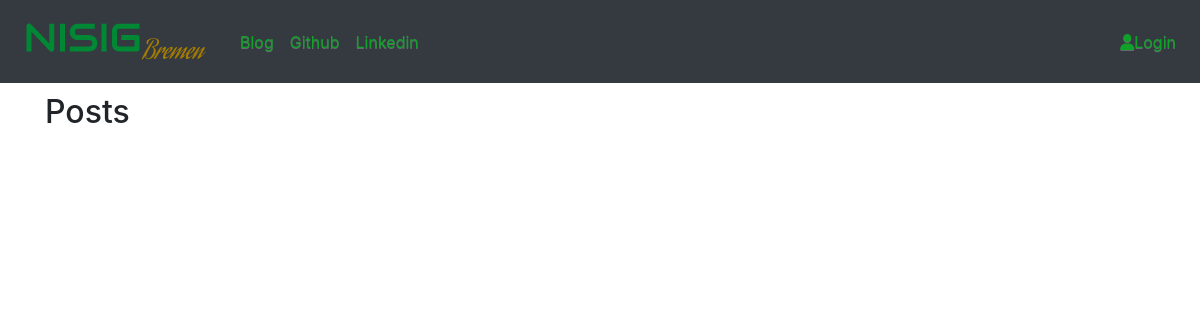
The app's page /, older data.
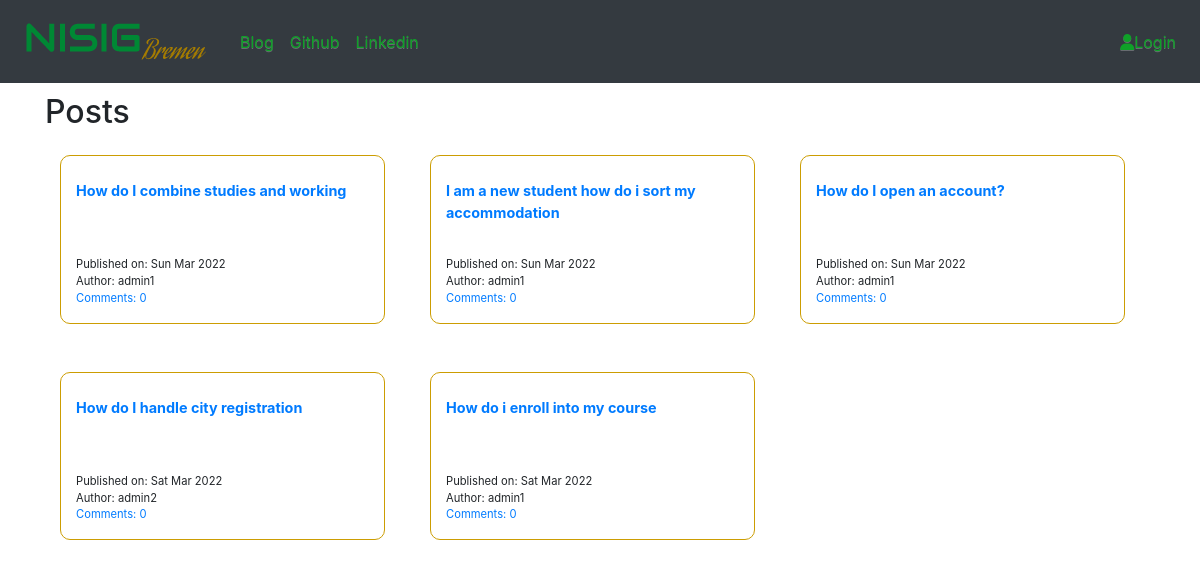
The same page, newer data.
### nsig_blog/models.py (models this page shows, shortened)
class Post(models.Model):
    author=models.ForeignKey(User, on_delete=models.CASCADE,null=True) # connects each author to an auth user
    published_date=models.DateTimeField(blank=True,null=True)
    title=models.CharField(max_length=200)
    create_date=models.DateTimeField(default=timezone.now)
    text=models.TextField()
    def approve_comments(self):
        return self.comments.filter(approved_comment=True)

### nsig_blog/views.py (the view)
# urls.py: path('',views.PostListView.as_view(),name='post_list'),
class PostListView (ListView):
    model=Post
    paginate_by = 6
    def get_queryset(self):
        return Post.objects.filter(published_date__lte=timezone.now()).order_by('-published_date')

### nsig_blog/templates/nsig_blog/post_list.html (shortened to what this page needs)
{% extends "nsig_blog/base.html" %}
{% block bodyblk %}
<h2>Posts</h2>
<div class="postlist-con row">
    {% for post in post_list %}
    <div class="col-lg-4 col-md-6 col-sm-12 mb-5">
        <div class="postlist-bs">
            <p class="postlist-titl mt-4"><a href="{% url 'post_detail' pk=post.pk %}">{{ post.title }}</a></p>
            <div >
                <p class="postlist-p"> Published on: {{ post.published_date|date:"D M Y" }} <br> Author: {{ post.author}} <br>
                <a href="{% url 'post_detail' pk=post.pk %}" >Comments: {{ post.approve_comments.count }}</a>
            </p>
            </div>
        </div>
    </div>
    {% endfor %}
</div>
{% endblock %}

### nsig_blog/templates/nsig_blog/base.html (shortened to what this page needs)
<!DOCTYPE html>
{% load static %}
<html lang="en">
<head>
    <link rel="stylesheet" href="//cdn.jsdelivr.net/npm/medium-editor@latest/dist/css/medium-editor.min.css" type="text/css" media="screen" charset="utf-8">
    <link rel="stylesheet" href="https://stackpath.bootstrapcdn.com/bootstrap/4.4.1/css/bootstrap.min.css">
    <link rel="stylesheet" href="https://maxcdn.bootstrapcdn.com/bootstrap/3.3.7/css/bootstrap-theme.min.css">
    <link rel="stylesheet" href="{% static 'css/nsig_blog.css' %}">
    <link rel="stylesheet" href="https://cdnjs.cloudflare.com/ajax/libs/font-awesome/6.0.0/css/all.min.css">
</head>
<body class="">
    <nav class="navbar navbar-expand-lg navbar-dark bg-dark  techfont loader" style="background-color: #e3f2fd;">
        <a href="{% url 'post_list' %}" class="navbar-brand bigbrand"><img src="{% static 'logo/download.png' %}" alt="NSIG Bremen Logo"></a>
        <div class="collapse navbar-collapse" id="navbarNav">
            <ul class="navbar-nav mr-auto">
                <li class="nav-item active" ><a href="{% url 'post_list' %}" class="nav-link navtex navtex">Blog</a></li>
                <li class="nav-item"><a href="https://github.com/david13pod" class="nav-link navtex">Github</a></li>
                <li class="nav-item"><a href="https://www.linkedin.com/in/oluwapelumi-o-296805a1/" class="nav-link navtex">Linkedin</a></li>
            </ul>
            <ul class="navbar-nav ml-auto">
                {% if user.is_authenticated %}
                <li>
                    <a class="nav-link navtex" href="{% url 'post_new' %}">New Post</a>
                </li>
                <li>
                    <a class="nav-link navtex" href="{% url 'post_draft' %}">Drafts</a>
                </li>
                <li>
                    <a class="nav-link navtex" href="{% url 'nsig_blog_logout' %}">Log out</a>
                </li>
                <li>
                    <a class="nav-link navtex" >Welcome: {{user.username}}</a>
                </li>
                {% else %}
                <li class="nav-item">
                    <a class="nav-link navtex" href="{% url 'nsig_blog_login' %}"><i class="fa-solid fa-user"></i>Login</a>
                </li>
                {% endif %}
            </ul>
        </div>
    </nav>
    <div class="content container">
        <div class="row">
            <div class="col">
              <div class="blog_posts">
                {% block bodyblk %}
                {% endblock %}
              </div>
            </div>
        </div>
    </div>
</body>
</html>

### nsig_blog/static/css/nsig_blog.css (style rules this page uses)
.loader { filter:hue-rotate(0deg); color: linear-gradient(45deg,#0f8,#08f); animation:hue 5000ms infinite linear; }
body { font-size: 16px; }
.container { width: 100%; }
.techfont { font-size: 1.0em; margin-bottom: 10px; }
.navtex { color: #0fa128 !important; }
.postlist-con { margin-left: auto; margin-right: auto; margin-top: 2vw; height: 20vw; }
.postlist-titl { height: 5vw; font-weight: bold; font-size: 0.9em; }
.postlist-bs { border: 1px solid rgb(204, 157, 2); border-radius: 10px; padding-left: 15px; margin-right: 15px; }
.bigbrand { font-size: 1.5em; }
.postlist-p { font-size: 0.7em; }

Row changes from the older to the newer data that the page shows:
added Post: title "How do I combine studies and working", published_date "Sun Mar 2022", author "admin1", approve_comments.count "0"
added Post: title "I am a new student how do i sort my accommodation", published_date "Sun Mar 2022", author "admin1", approve_comments.count "0"
added Post: title "How do I open an account?", published_date "Sun Mar 2022", author "admin1", approve_comments.count "0"
added Post: title "How do I handle city registration", published_date "Sat Mar 2022", author "admin2", approve_comments.count "0"
added Post: title "How do i enroll into my course", published_date "Sat Mar 2022", author "admin1", approve_comments.count "0"
